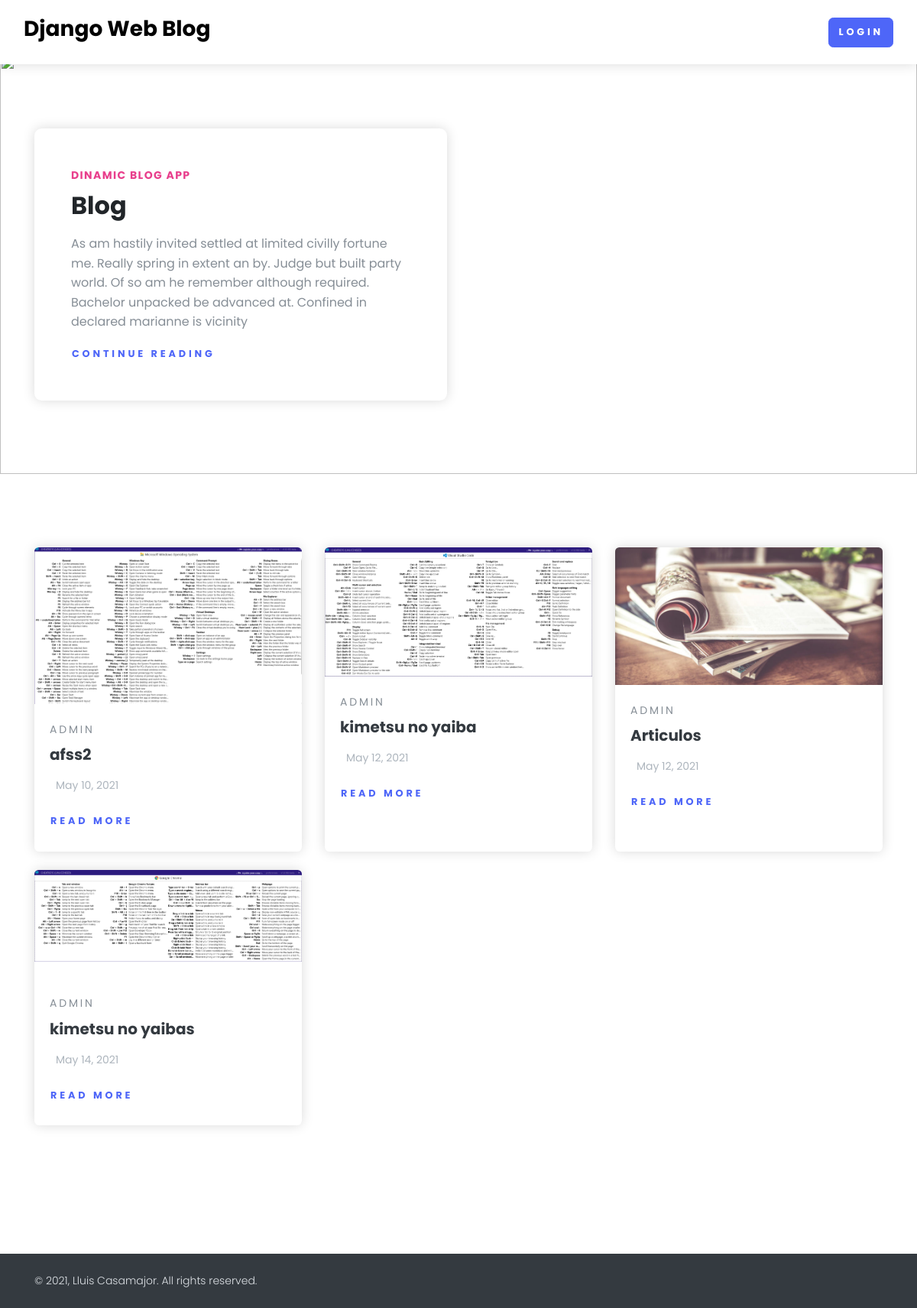
The app's page /, older data.
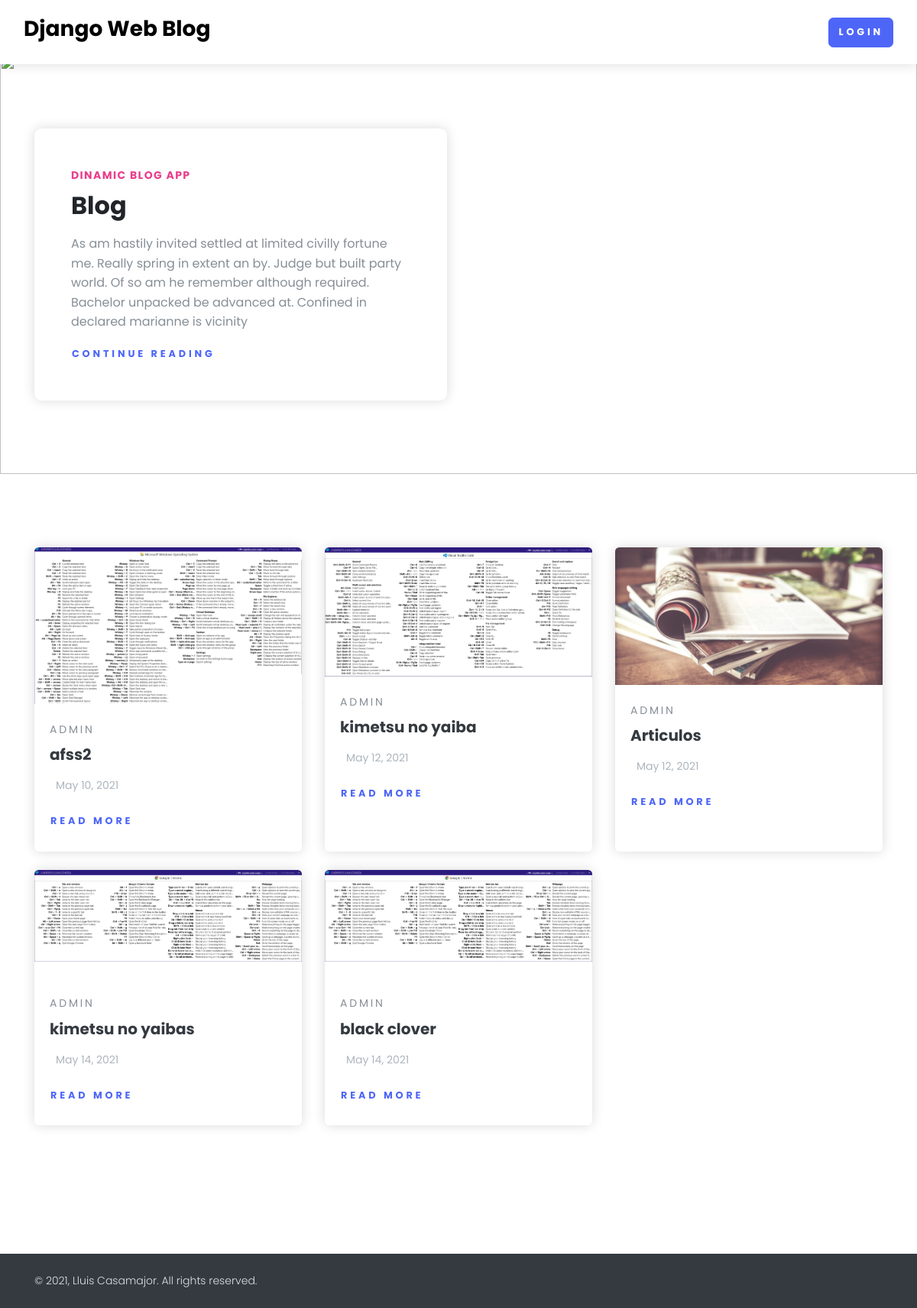
The same page, newer data.
### webapp/models.py (models this page shows, shortened)
class Article(models.Model):
    title = models.CharField(max_length=200)
    content = FroalaField()
    user = models.ForeignKey(User, blank=True, null=True, on_delete=models.CASCADE)
    slug = models.SlugField(max_length=50, null=True, blank=True)
    image = models.ImageField(upload_to='webapp/img')
    create_date = models.DateField(auto_now_add=True)
    modify_date = models.DateField(auto_now=True)

### webapp/views.py (the view)
# urls.py: 2. Add a URL to urlpatterns:  path('', views.home, name='home')
def home(request):
    context = {'articles': Article.objects.all()}
    return render(request, 'home.html', context)

### webapp/templates/home.html (shortened to what this page needs)
{% extends 'base.html' %}
{% block start %}
<section class="position-relative py-6">
    <img class="bg-image"
         src="https://images.pexels.com/photos/1761279/pexels-photo-1761279.jpeg?auto=compress&cs=tinysrgb&dpr=2&h=650&w=940"
         alt="">
    <div class="container">
        <div class="row">
            <div class="col-lg-6">
                <div class="bg-white rounded-lg shadow p-5"><strong
                        class="text-uppercase text-secondary d-inline-block mb-2 text-sm">Dinamic Blog App</strong>
                    <h2 class="mb-3">Blog</h2>
                    <p class="text-muted">As am hastily invited settled at limited civilly fortune me. Really spring in
                        extent an by. Judge but built party world. Of so am he remember although required. Bachelor
                        unpacked be advanced at. Confined in declared marianne is vicinity</p><a
                            class="btn btn-link p-0" href="post.html">Continue reading </a>
                </div>
            </div>
        </div>
    </div>
</section>
<section class="py-6" style="min-height: 100vh">
    <div class="container">
        <div class="row mb-5">
                        {% for article in articles %}
                        <div class="col-lg-4 col-sm-6 mb-4 hover-animate">
                            <div class="card shadow border-0 h-100">
                                <a href="{% url 'post-details' article.slug %}">
                                    <img class="img-fluid card-img-top" src="{{article.image}}" alt="..."/></a>
                                <div class="card-body"><a class="text-uppercase text-muted text-sm letter-spacing-2"
                                                          href="#">{{article.user.username}} </a>
                                    <h5 class="my-2"><a class="text-dark" href="{% url 'post-details' article.slug %}">{{article.title}} </a>
                                    </h5>
                                    <p class="text-gray-500 text-sm my-3">{{article.create_date}}
                                    </p>
                                    <a class="btn btn-link pl-0" href="{% url 'post-details' article.slug %}">Read
                                        more</a>
                                </div>
                            </div>
                        </div>
                        {% endfor %}
        </div>
    </div>
</section>
{% endblock %}

Row changes from the older to the newer data that the page shows:
added Article: image (picture), user.username "ADMIN", title "black clover", create_date "May 14, 2021"
